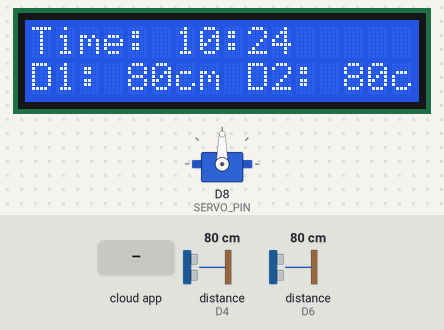
Simulated run of this sketch. Board: ESP8266 (NodeMCU). On the bench: servo, 16×2 character LCD. Wiring (inferred from the names in the program): 2 × ultrasonic range finder: trigger D7, echo D4 / trigger D5, echo D6. Inputs (shaded band) come from the test bench; at power-on: distance to the obstacle (sensors on D4, D6) 80 cm. The echo pulse lasts 58.3 µs per cm; WiFi joins after 1.5 s; servers stay silent unless stated; network time is answered at once with the bench clock; the local clock reads 2024-03-15 10:24:30 at power-on unless the sketch sets it; what the sketch prints to the serial monitor is not drawn.

Above: at 2.7 s.
2.8 s: the phone or cloud app sets 668e5ace674e208e6ff3cafa to 1
At 4.0 s:
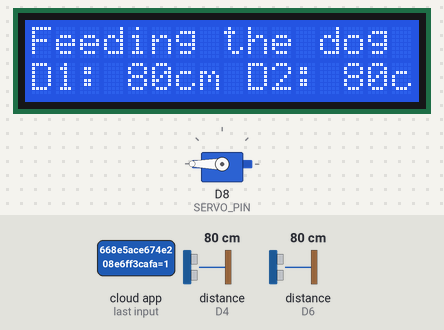
4.3 s: the phone or cloud app sets 668eef685d818a66fac5b8d7 to 1
At 6.4 s:
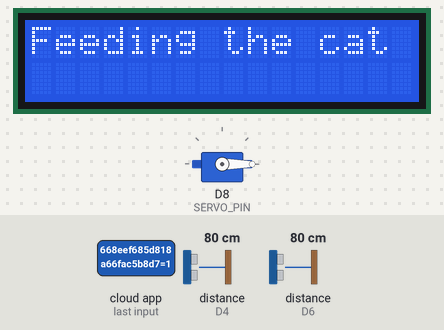
7.3 s: the phone or cloud app sets 668ef5fd888aa7f7a244b7e6 to 1
At 10.0 s:
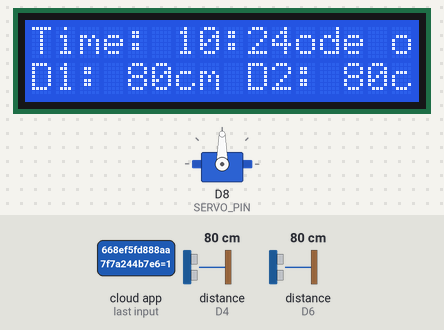
10.3 s: the phone or cloud app sets 669df2976e1af359351982f1 to 1
At 11.3 s:
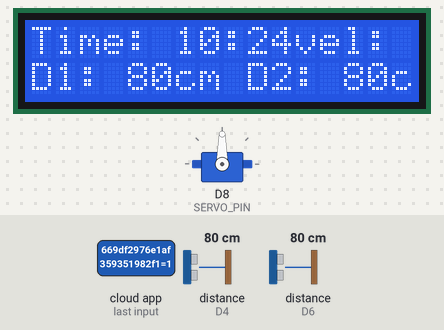
11.8 s: the phone or cloud app sets 668eef685d818a66fac5b8d7 to 1
At 13.0 s:
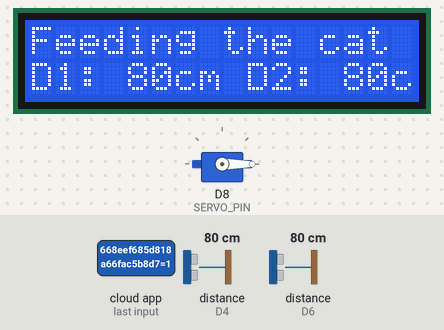
13.3 s: distance to the obstacle (sensor on D4) set to 2 cm
At 16.2 s:
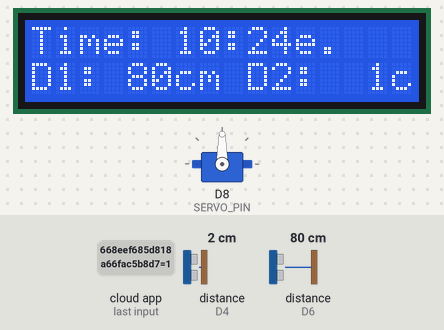
Timing chart, 0 to 17.7 s (numbered marks = the images above; inputs shaded):
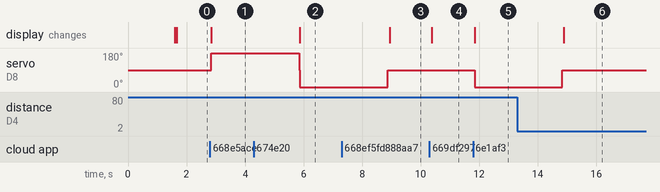

The sketch:

iot_pet_feeder.ino
```cpp
#include <ESP8266WiFi.h>
#include <Servo.h>
#include <SinricPro.h>
#include <SinricProSwitch.h>
#include <TimeLib.h>
#include <WiFiUdp.h>
#include <NTPClient.h>
#include <Wire.h>
#include <LiquidCrystal_I2C.h>

// WiFi credentials
#define WIFI_SSID "POCO C55"
#define WIFI_PASSWORD "00000000"

// SinricPro credentials
#define APP_KEY "c2998508-ac47-4b3f-9fc3-f77c9be50d0b"
#define APP_SECRET "05a451c8-451a-4f63-81cf-46fd17d396e6-914c1a6c-0b42-4715-902b-27f232a29f80"

// Device IDs
#define DOG_FEEDER_ID "668e5ace674e208e6ff3cafa"
#define CAT_FEEDER_ID "668eef685d818a66fac5b8d7"
#define AUTOMATIC_FEEDER_ID "668ef5fd888aa7f7a244b7e6"
#define SECONDARY_APP_KEY "f6889a5c-5e54-4fb1-b3e6-3321f01cebde"
#define SECONDARY_APP_SECRET "14349591-4915-4595-92ab-73cc1898650a-961cdca3-7bf3-4a3b-a5d7-c99dcea76916"
#define DOG_FOOD_LEVEL_ID "669df2976e1af359351982f1"
#define CAT_FOOD_LEVEL_ID "669df325674e208e6ffbf965"
// Servo pin
#define SERVO_PIN D8

// Ultrasonic sensor pins
#define TRIG_PIN1 D5
#define ECHO_PIN1 D6
#define TRIG_PIN2 D7
#define ECHO_PIN2 D4

Servo myServo;
LiquidCrystal_I2C lcd(0x27, 16, 2); // Address of your I2C LCD

// NTP client setup
WiFiUDP ntpUDP;
NTPClient timeClient(ntpUDP, "pool.ntp.org", 19800, 60000); // IST offset 19800 seconds (5 hours 30 minutes)

// Variables to track if the feeders have been triggered
bool dogMorningTriggered = false;
bool dogAfternoonTriggered = false;
bool dogEveningTriggered = false;
bool catMorningTriggered = false;
bool catAfternoonTriggered = false;
bool catEveningTriggered = false;
bool feedDog = false;
bool feedCat = false;
bool automaticFeeder = false;

void feedPet(bool isDog) {
  Serial.println(isDog ? "Feeding the dog..." : "Feeding the cat...");
  lcd.setCursor(0, 0);
  lcd.print(isDog ? "Feeding the dog" : "Feeding the cat");
  if (isDog) {
    myServo.write(180);  // Rotate to 180 degrees for dog food
  } else {
    myServo.write(0);  // Rotate to 0 degrees for cat food
  }
  delay(3000);        // Keep feeder open for 3 seconds
  myServo.write(90);  // Return to the neutral position (90 degrees)
  lcd.clear();
  lcd.setCursor(0, 0);
  lcd.print("Feeding done.");
  Serial.println("Feeding done.");
}

// Function to reset the triggers at midnight
void resetTriggers() {
  if (timeClient.getHours() == 0 && timeClient.getMinutes() == 0) {
    dogMorningTriggered = false;
    dogAfternoonTriggered = false;
    dogEveningTriggered = false;
    catMorningTriggered = false;
    catAfternoonTriggered = false;
    catEveningTriggered = false;
    lcd.clear();
    lcd.setCursor(0, 0);
    lcd.print("Triggers reset");
    lcd.setCursor(0, 1);
    lcd.print("at midnight");
    Serial.println("Triggers reset at midnight.");
  }
}

// Function to measure distance using ultrasonic sensor
long measureDistance(int trigPin, int echoPin) {
  digitalWrite(trigPin, LOW);
  delayMicroseconds(2);
  digitalWrite(trigPin, HIGH);
  delayMicroseconds(10);
  digitalWrite(trigPin, LOW);

  long duration = pulseIn(echoPin, HIGH);
  long distance = (duration / 2) / 29.1;

  return distance;
}

// Callback function for SinricPro commands
bool onPowerState(const String &deviceId, bool &state) {
  if (state) {
    if (deviceId == DOG_FEEDER_ID) {
      feedPet(true);
    } else if (deviceId == CAT_FEEDER_ID) {
      feedPet(false);
    } else if (deviceId == AUTOMATIC_FEEDER_ID) {
      automaticFeeder = true;
      lcd.clear();
      lcd.setCursor(0, 0);
      lcd.print("Automatic mode on");
      Serial.println("Automatic mode activated.");
    } else if (deviceId == DOG_FOOD_LEVEL_ID) {
      long distance = measureDistance(TRIG_PIN1, ECHO_PIN1);
      lcd.clear();
      lcd.setCursor(0, 0);
      lcd.print("Dog food level:");
      lcd.setCursor(0, 1);
      lcd.print(String(distance) + " cm");
      Serial.print("Dog food level: ");
      Serial.print(distance);
      Serial.println(" cm");
    } else if (deviceId == CAT_FOOD_LEVEL_ID) {
      long distance = measureDistance(TRIG_PIN2, ECHO_PIN2);
      lcd.clear();
      lcd.setCursor(0, 0);
      lcd.print("Cat food level:");
      lcd.setCursor(0, 1);
      lcd.print(String(distance) + " cm");
      Serial.print("Cat food level: ");
      Serial.print(distance);
      Serial.println(" cm");
    }
    return true;  // Request handled properly
  }
  return false;   // Request not handled
}

void setup() {
  Serial.begin(115200);

  // Connect to Wi-Fi
  Serial.printf("Connecting to %s", WIFI_SSID);
  WiFi.begin(WIFI_SSID, WIFI_PASSWORD);
  while (WiFi.status() != WL_CONNECTED) {
    delay(500);
    Serial.print(".");
  }
  Serial.println(" connected!");

  // Initialize servo motor
  myServo.attach(SERVO_PIN);
  myServo.write(90);   // Initialize servo in closed position

  // Initialize LCD
  lcd.init();
  lcd.backlight();
  lcd.setCursor(0, 0);
  lcd.print("Initializing...");

  // Initialize NTP client
  timeClient.begin();

  // Initialize SinricPro
  SinricProSwitch &dogFeeder = SinricPro[DOG_FEEDER_ID];
  dogFeeder.onPowerState(onPowerState);

  SinricProSwitch &catFeeder = SinricPro[CAT_FEEDER_ID];
  catFeeder.onPowerState(onPowerState);

  SinricProSwitch &automaticFeederDevice = SinricPro[AUTOMATIC_FEEDER_ID];
  automaticFeederDevice.onPowerState(onPowerState);

  SinricProSwitch &dogFoodLevelDevice = SinricPro[DOG_FOOD_LEVEL_ID];
  dogFoodLevelDevice.onPowerState(onPowerState);

  SinricProSwitch &catFoodLevelDevice = SinricPro[CAT_FOOD_LEVEL_ID];
  catFoodLevelDevice.onPowerState(onPowerState);

  SinricPro.onConnected([]() {
    Serial.printf("Connected to SinricPro\r\n");
  });
  SinricPro.onDisconnected([]() {
    Serial.printf("Disconnected from SinricPro\r\n");
  });

  SinricPro.begin(APP_KEY, APP_SECRET);

  // Initialize ultrasonic sensor pins
  pinMode(TRIG_PIN1, OUTPUT);
  pinMode(ECHO_PIN1, INPUT);
  pinMode(TRIG_PIN2, OUTPUT);
  pinMode(ECHO_PIN2, INPUT);

  lcd.clear();
  lcd.setCursor(0, 0);
  lcd.print("Ready...");
}

void loop() {
  SinricPro.handle();
  timeClient.update();

  // Get the current time
  Serial.printf("Current time: %02d:%02d\r\n", timeClient.getHours(), timeClient.getMinutes());
  lcd.setCursor(0, 0);
  lcd.print("Time: ");
  lcd.setCursor(6, 0);
  lcd.printf("%02d:%02d", timeClient.getHours(), timeClient.getMinutes());

  // Measure distances from ultrasonic sensors
  long distance1 = measureDistance(TRIG_PIN1, ECHO_PIN1);
  long distance2 = measureDistance(TRIG_PIN2, ECHO_PIN2);

  // Display distances on LCD
  lcd.setCursor(0, 1);
  lcd.printf("D1:%3dcm D2:%3dcm", distance1, distance2);

  // Automatic feeding logic
  if (automaticFeeder) {
    if (timeClient.getHours() == 8 && timeClient.getMinutes() == 0 && !dogMorningTriggered) {
      feedPet(true);
      dogMorningTriggered = true;
      delay(1000);
      feedPet(false);
      catMorningTriggered = true;
    }
    if (timeClient.getHours() == 13 && timeClient.getMinutes() == 0 && !dogAfternoonTriggered) {
      feedPet(true);
      dogAfternoonTriggered = true;
      delay(1000);
      feedPet(false);
      catAfternoonTriggered = true;
    }
    if (timeClient.getHours() == 18 && timeClient.getMinutes() == 0 && !dogEveningTriggered) {
      feedPet(true);
      dogEveningTriggered = true;
      delay(1000);
      feedPet(false);
      catEveningTriggered = true;
    }
  }

  // Reset triggers at midnight
  resetTriggers();
}
```

Measured:
- after the input at 2.8 s, servo on D8 (SERVO_PIN): 90° → 180° after 0.05 s; the display: changes after 0.05 s (image 1)
- after the input at 4.3 s, the display: changes after 1.6 s (image 2)
- after the input at 7.3 s, the display: changes after 1.6 s (image 3)
- after the input at 10.3 s, the display: changes after 0.08 s (image 4)
- after the input at 11.8 s, servo on D8 (SERVO_PIN): 90° → 0° at once; the display: changes at once (image 5)
